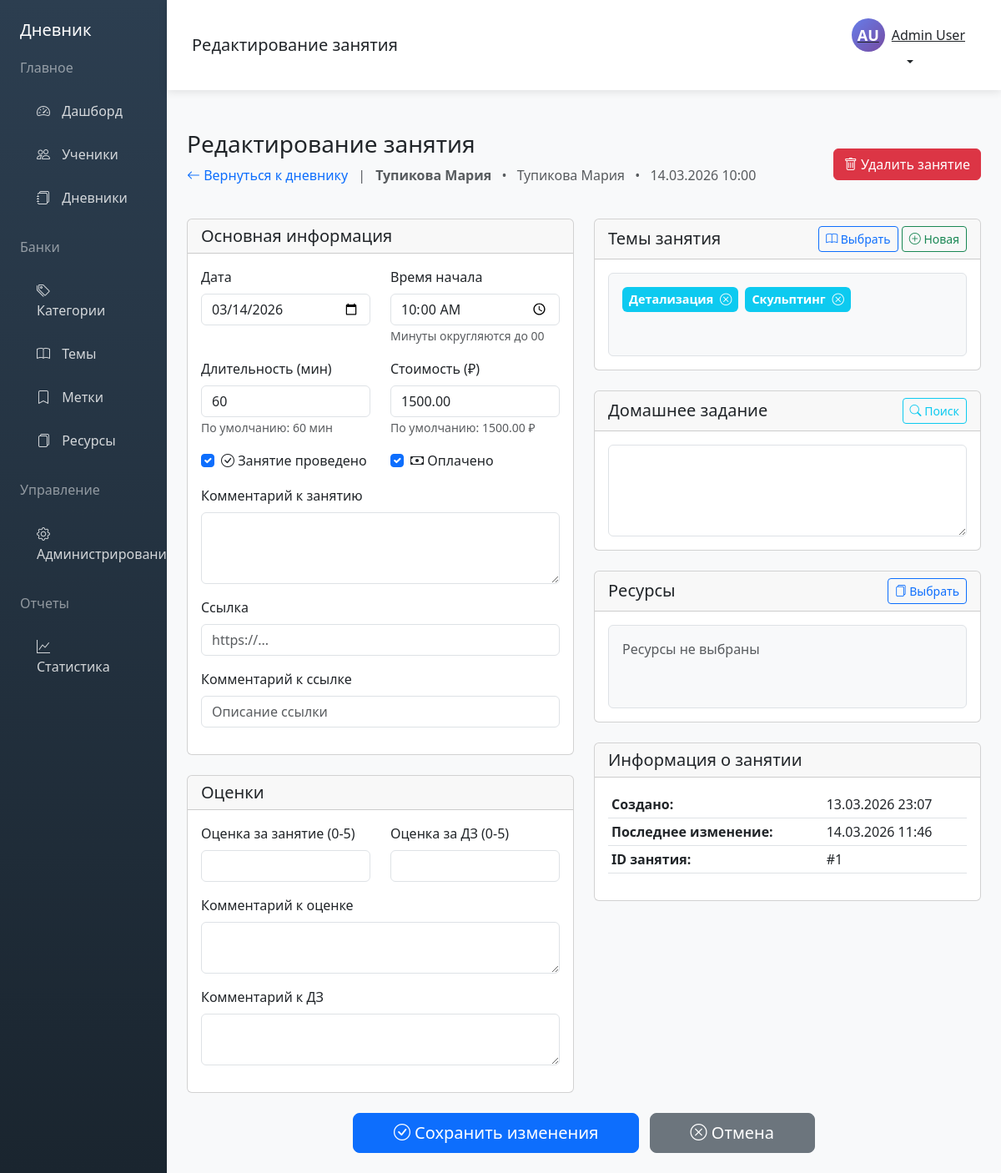
/edit_lesson.php?id=1 (signed in), run on the app's committed database.
### tables this page shows
CREATE TABLE `users` (
  `id` int(11) NOT NULL,
  `username` varchar(50) NOT NULL,
  `email` varchar(100) NOT NULL,
  `password_hash` varchar(255) NOT NULL,
  `first_name` varchar(50) NOT NULL,
  `last_name` varchar(50) NOT NULL,
  `middle_name` varchar(50) DEFAULT NULL,
  `phone` varchar(20) DEFAULT NULL,
  `role` enum('admin','tutor') DEFAULT 'tutor',
  `is_active` tinyint(1) DEFAULT 1,
  `created_at` timestamp NOT NULL DEFAULT current_timestamp(),
  `updated_at` timestamp NOT NULL DEFAULT current_timestamp() ON UPDATE current_timestamp(),
  `last_login` timestamp NULL DEFAULT NULL,
  `created_by` int(11) DEFAULT NULL
);

CREATE TABLE `lessons` (
  `id` int(11) NOT NULL,
  `diary_id` int(11) NOT NULL,
  `lesson_date` date NOT NULL,
  `start_time` time NOT NULL,
  `duration` int(11) DEFAULT NULL COMMENT 'в минутах',
  `cost` decimal(10,2) DEFAULT NULL,
  `is_conducted` tinyint(1) DEFAULT 0,
  `is_paid` tinyint(1) DEFAULT 0,
  `homework` text DEFAULT NULL,
  `comment` text DEFAULT NULL,
  `link_url` varchar(500) DEFAULT NULL,
  `link_comment` varchar(255) DEFAULT NULL,
  `grade_lesson` decimal(2,1) DEFAULT NULL CHECK (`grade_lesson` >= 0 and `grade_lesson` <= 5),
  `grade_comment` text DEFAULT NULL,
  `grade_homework` decimal(2,1) DEFAULT NULL CHECK (`grade_homework` >= 0 and `grade_homework` <= 5),
  `grade_homework_comment` text DEFAULT NULL,
  `created_at` timestamp NOT NULL DEFAULT current_timestamp(),
  `updated_at` timestamp NOT NULL DEFAULT current_timestamp() ON UPDATE current_timestamp(),
  `created_by` int(11) DEFAULT NULL
);

CREATE TABLE `diaries` (
  `id` int(11) NOT NULL,
  `name` varchar(255) NOT NULL,
  `student_id` int(11) NOT NULL,
  `tutor_id` int(11) NOT NULL,
  `category_id` int(11) DEFAULT NULL,
  `lesson_cost` decimal(10,2) DEFAULT NULL,
  `lesson_duration` int(11) DEFAULT NULL COMMENT 'в минутах',
  `public_token` varchar(64) DEFAULT NULL,
  `is_public` tinyint(1) DEFAULT 0,
  `notes` text DEFAULT NULL,
  `created_at` timestamp NOT NULL DEFAULT current_timestamp(),
  `updated_at` timestamp NOT NULL DEFAULT current_timestamp() ON UPDATE current_timestamp(),
  `created_by` int(11) DEFAULT NULL
);

CREATE TABLE `students` (
  `id` int(11) NOT NULL,
  `first_name` varchar(50) NOT NULL,
  `last_name` varchar(50) NOT NULL,
  `middle_name` varchar(50) DEFAULT NULL,
  `birth_year` int(11) DEFAULT NULL,
  `class` varchar(20) DEFAULT NULL,
  `phone` varchar(20) DEFAULT NULL,
  `email` varchar(100) DEFAULT NULL,
  `city` varchar(100) DEFAULT NULL,
  `messenger1` varchar(255) DEFAULT NULL,
  `messenger2` varchar(255) DEFAULT NULL,
  `messenger3` varchar(255) DEFAULT NULL,
  `lesson_cost` decimal(10,2) DEFAULT NULL,
  `lesson_duration` int(11) DEFAULT NULL COMMENT 'в минутах',
  `lessons_per_week` int(11) DEFAULT 1,
  `goals` text DEFAULT NULL,
  `additional_info` text DEFAULT NULL,
  `start_date` date DEFAULT NULL,
  `planned_end_date` date DEFAULT NULL,
  `is_active` tinyint(1) DEFAULT 1,
  `tutor_id` int(11) NOT NULL,
  `created_at` timestamp NOT NULL DEFAULT current_timestamp(),
  `updated_at` timestamp NOT NULL DEFAULT current_timestamp() ON UPDATE current_timestamp(),
  `created_by` int(11) DEFAULT NULL
);

### edit_lesson.php (the view, shortened to what the rows shown need)
<?php
require_once 'config.php';
$lessonId = isset($_GET['id']) ? (int)$_GET['id'] : 0;
$stmt = $pdo->prepare("
    SELECT l.*,
           d.id as diary_id,
           d.name as diary_name,
           d.tutor_id,
           d.lesson_cost as default_cost,
           d.lesson_duration as default_duration,
           s.id as student_id,
           s.first_name as student_first_name,
           s.last_name as student_last_name,
           GROUP_CONCAT(DISTINCT lt.topic_id) as selected_topics,
           GROUP_CONCAT(DISTINCT CONCAT(lr.resource_id, ':', COALESCE(lr.comment, ''))) as selected_resources
    FROM lessons l
    JOIN diaries d ON l.diary_id = d.id
    JOIN students s ON d.student_id = s.id
    LEFT JOIN lesson_topics lt ON l.id = lt.lesson_id
    LEFT JOIN lesson_resources lr ON l.id = lr.lesson_id
    WHERE l.id = ? AND d.tutor_id = ?
    GROUP BY l.id
");
$stmt->execute([$lessonId, $_SESSION['user_id']]);
$lesson = $stmt->fetch();
$currentUser = getCurrentUser($pdo);
include 'header.php';
?>
<div class="container-fluid px-4">
    <div class="d-flex justify-content-between align-items-center mb-4">
        <div>
            <h1 class="h3">Редактирование занятия</h1>
            <p class="text-muted">
                <a href="diary.php?id=<?php echo $lesson['diary_id']; ?>" class="text-decoration-none">
                    <i class="bi bi-arrow-left"></i> Вернуться к дневнику
                </a>
                <span class="mx-2">|</span>
                <strong><?php echo htmlspecialchars($lesson['diary_name']); ?></strong>
                <span class="mx-2">•</span>
                <?php echo htmlspecialchars($lesson['student_last_name'] . ' ' . $lesson['student_first_name']); ?>
                <span class="mx-2">•</span>
                <?php echo date('d.m.Y', strtotime($lesson['lesson_date'])); ?>
                <?php echo substr($lesson['start_time'], 0, 5); ?>
            </p>
        </div>
    </div>
    <form method="POST" action="edit_lesson.php?id=<?php echo $lessonId; ?>" id="lessonForm">
        <div class="row">
            <div class="col-md-6">
                <div class="card mb-4">
                    <div class="card-body">
                        <div class="row mb-3">
                            <div class="col-md-6">
                                <label class="form-label">Дата</label>
                                <input type="date" class="form-control" name="lesson_date"
                                       value="<?php echo $lesson['lesson_date']; ?>" required>
                            </div>
                            <div class="col-md-6">
                                <label class="form-label">Время начала</label>
                                <input type="time" class="form-control" name="start_time"
                                       value="<?php echo substr($lesson['start_time'], 0, 5); ?>"
                                       step="60" required>
                                <small class="text-muted">Минуты округляются до 00</small>
                            </div>
                        </div>
                        <div class="row mb-3">
                            <div class="col-md-6">
                                <label class="form-label">Длительность (мин)</label>
                                <input type="number" class="form-control" name="duration"
                                       value="<?php echo $lesson['duration'] ?: $lesson['default_duration']; ?>"
                                       min="15" step="15">
                                <small class="text-muted">По умолчанию: <?php echo $lesson['default_duration'] ?: 60; ?> мин</small>
                            </div>
                            <div class="col-md-6">
                                <label class="form-label">Стоимость (₽)</label>
                                <input type="number" class="form-control" name="cost"
                                       value="<?php echo $lesson['cost'] ?: $lesson['default_cost']; ?>"
                                       step="100" min="0">
                                <small class="text-muted">По умолчанию: <?php echo $lesson['default_cost'] ?: 'не указана'; ?> ₽</small>
                            </div>
                        </div>
                        <div class="row mb-3">
                            <div class="col-md-6">
                                <div class="form-check">
                                    <input class="form-check-input" type="checkbox" name="is_conducted" id="is_conducted"
                                           <?php echo $lesson['is_conducted'] ? 'checked' : ''; ?>>
                                    <label class="form-check-label" for="is_conducted">
                                        <i class="bi bi-check-circle"></i> Занятие проведено
                                    </label>
                                </div>
                            </div>
                            <div class="col-md-6">
                                <div class="form-check">
                                    <input class="form-check-input" type="checkbox" name="is_paid" id="is_paid"
                                           <?php echo $lesson['is_paid'] ? 'checked' : ''; ?>>
                                    <label class="form-check-label" for="is_paid">
                                        <i class="bi bi-cash"></i> Оплачено
                                    </label>
                                </div>
                            </div>
                        </div>
                    </div>
                </div>
            </div>
            <div class="col-md-6">
                <div class="card mb-4">
                    <div class="card-body">
                        <table class="table table-sm">
                            <tr>
                                <th>Создано:</th>
                                <td><?php echo date('d.m.Y H:i', strtotime($lesson['created_at'])); ?></td>
                            </tr>
                            <tr>
                                <th>Последнее изменение:</th>
                                <td><?php echo $lesson['updated_at'] ? date('d.m.Y H:i', strtotime($lesson['updated_at'])) : '—'; ?></td>
                            </tr>
                            <tr>
                                <th>ID занятия:</th>
                                <td>#<?php echo $lesson['id']; ?></td>
                            </tr>
                        </table>
                    </div>
                </div>
            </div>
        </div>
    </form>
</div>
<?php include 'footer.php'; ?>

### header.php (shortened to what the rows shown need)
<!DOCTYPE html>
<html lang="ru">
<head>
    <link href="https://cdn.jsdelivr.net/npm/bootstrap@5.3.0/dist/css/bootstrap.min.css" rel="stylesheet">
    <link rel="stylesheet" href="https://cdn.jsdelivr.net/npm/bootstrap-icons@1.11.0/font/bootstrap-icons.css">
</head>
<body>
    <div class="container-fluid">
        <div class="row">
            <div class="col-md-10 p-0 main-content">
                <div class="navbar-top d-flex justify-content-between align-items-center">
                    <div class="d-flex align-items-center">
                        <div class="dropdown">
                            <button class="btn btn-link dropdown-toggle text-dark" type="button" data-bs-toggle="dropdown">
                                <div class="d-flex align-items-center">
                                    <div class="user-avatar me-2">
                                        <?php echo strtoupper(substr($currentUser['first_name'] ?? 'U', 0, 1) . substr($currentUser['last_name'] ?? 'U', 0, 1)); ?>
                                    </div>
                                    <span><?php echo $currentUser['first_name'] ?? 'Пользователь'; ?> <?php echo $currentUser['last_name'] ?? ''; ?></span>
                                </div>
                            </button>
                        </div>
                    </div>
                </div>

### data on the page
users: first_name+last_name "AU", first_name "Admin", last_name "User"
lessons: diary.name "Тупикова Мария", students.last_name+first_name "Тупикова Мария", lesson_date "14.03.2026", start_time "10:00", lesson_date "03/14/2026", duration "60", diary.lesson_duration "60", cost "1500.00", diary.lesson_cost "1500.00", is_conducted "☑", is_paid "☑", created_at "13.03.2026 23:07", updated_at "14.03.2026 11:46", id "1"

### other printed values
$pageTitle "Редактирование занятия"
